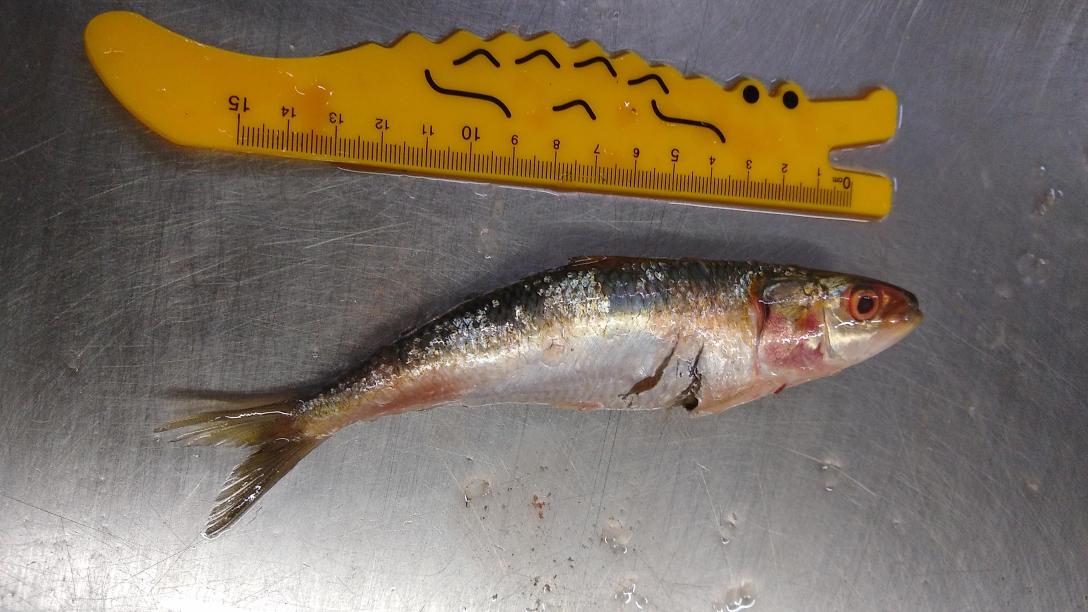
#> input picture white-paper-assets/sample-inputs/20240725122127428_sardine_bad.jpeg, 3264 x 1836 px (shown at 1/3 size)
$ python visualize.py
#> lines starting #> are read from the running program, lines starting #| are printed output that depends on the picture
"""
visualize.py

Utility to visualize before and after images side-by-side
and save publication-quality figures.
"""

import numpy as np
import matplotlib.pyplot as plt
from PIL import Image


def _read_image(image):
    """
    Reads an image from a file path or returns the numpy array.
    """

    if isinstance(image, str):
        image = np.array(Image.open(image).convert("RGB"))
#> image is the input picture: shape (1836, 3264, 3); mean R, G, B 125.8, 113.3, 97

    return image


def show_comparison(
    before,
    after,
    before_title="Before",
    after_title="After",
    figure_title="Comparison",
    save_path="comparison.png",
    dpi=300,
    figsize=(12, 6),
    show=True,
):
    """
    Display and save a side-by-side comparison.

    Parameters
    ----------
    before : str or ndarray
        Original image.

    after : str or ndarray
        Processed image.

    before_title : str
        Left subplot title.

    after_title : str
        Right subplot title.

    figure_title : str
        Overall figure title.

    save_path : str
        Output filename.

    dpi : int
        Image quality.
        150  -> Screen
        300  -> Paper
        600  -> High-quality publication
        1200 -> Ultra-high quality

    figsize : tuple
        Figure size.

    show : bool
        Whether to display the figure.
    """

    before = _read_image(before)
    after = _read_image(after)
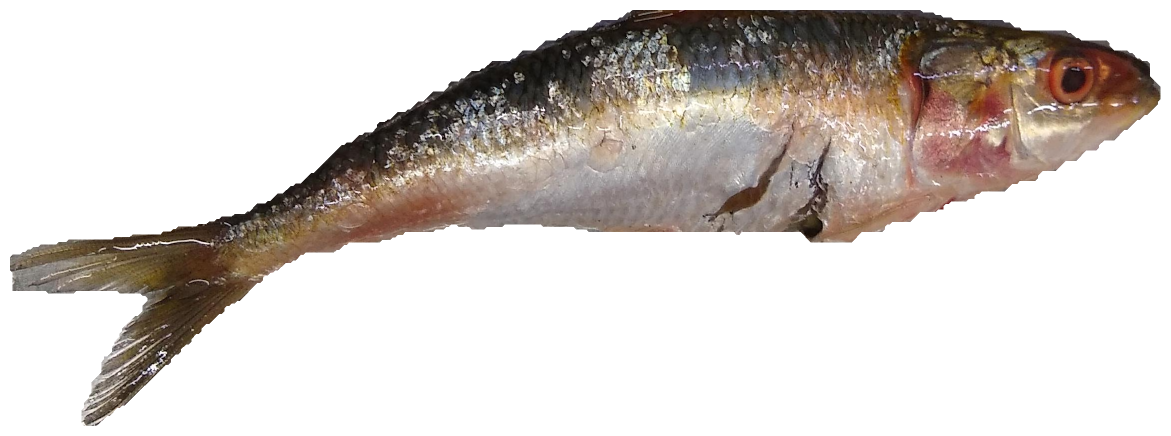
#> input picture white paper assets/20240725122127428_sardine_bad_fish_segmented_0.png, 2341 x 872 px, found by its file name (shown at 1/2 size)

    fig, axes = plt.subplots(
        1,
        2,
        figsize=figsize,
        constrained_layout=True,
    )

    axes[0].imshow(before)
    axes[0].set_title(before_title, fontsize=14)
    axes[0].axis("off")

    axes[1].imshow(after)
    axes[1].set_title(after_title, fontsize=14)
    axes[1].axis("off")

    fig.suptitle(
        figure_title,
        fontsize=18,
        fontweight="bold",
    )

    plt.savefig(
        save_path,
        dpi=dpi,
        bbox_inches="tight",
        pad_inches=0.15,
    )
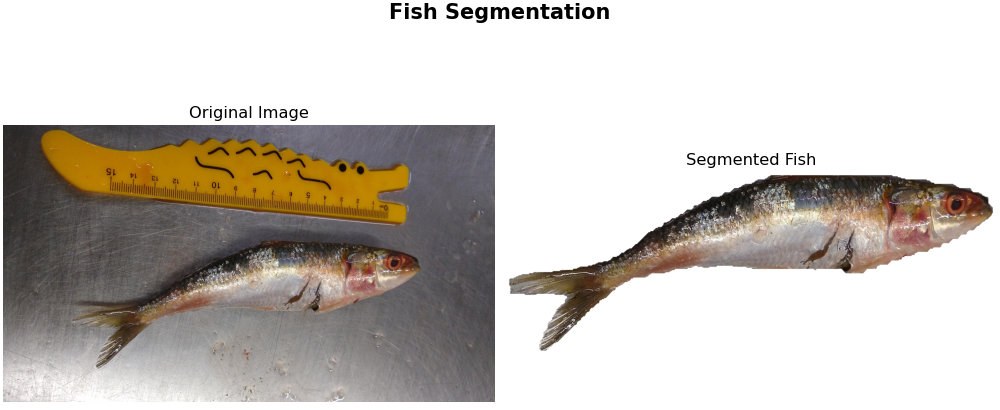
#> figure drawn by matplotlib, 2 panels

    if show:
        plt.show()
    else:
        plt.close(fig)

    print(f"✓ Figure saved to: {save_path}")
    print(f"✓ DPI: {dpi}")


if __name__ == "__main__":

    # [9 lines of commented-out code are left out]

    show_comparison(
    before="sample-inputs/20240725122127428_sardine_bad.jpeg",
    after="generated-results/20240725122127428_sardine_bad_fish_segmented_0.png",
    before_title="Original Image",
    after_title="Segmented Fish",
    figure_title="Fish Segmentation",
    save_path="generated-results/comparison1.png",
    dpi=1200,
    )
